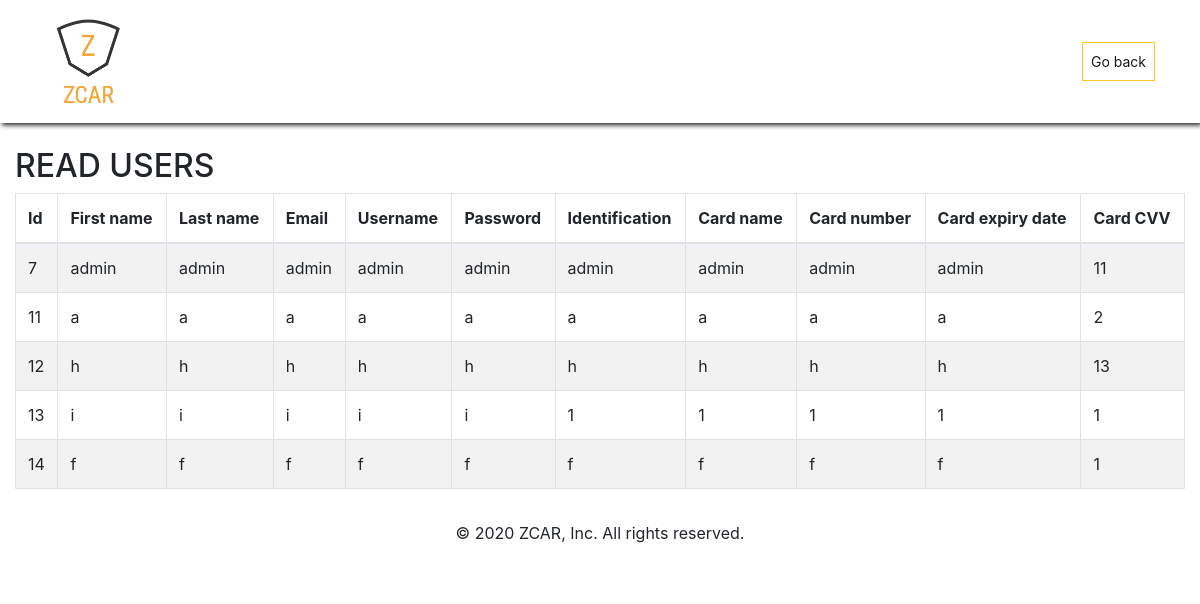
The app's page /crud-read-users.php with its own data.
### tables this page shows
CREATE TABLE `users` (
  `id` int NOT NULL,
  `first_name` varchar(200) NOT NULL,
  `last_name` varchar(200) NOT NULL,
  `email` varchar(200) NOT NULL,
  `username` varchar(200) NOT NULL,
  `password` varchar(200) NOT NULL,
  `identification` varchar(200) NOT NULL,
  `card_name` varchar(200) NOT NULL,
  `card_number` varchar(200) NOT NULL,
  `card_expiry_date` varchar(5) NOT NULL,
  `card_cvv` int NOT NULL
);

### html/crud-read-users.php (the view, shortened to what this page needs)
<!DOCTYPE html>
<html lang="en">
<head>
	<link rel="stylesheet" href="https://stackpath.bootstrapcdn.com/bootstrap/4.1.1/css/bootstrap.min.css"
>
	<link rel="stylesheet" href="https://use.fontawesome.com/releases/v5.0.13/css/all.css"
>
	<link rel="stylesheet" href="main.css">
</head>
<body>
    <nav class="navbar navbar-expand-sm navbar-light">
      <div class="container">
        <a class="navbar-brand" href="/">
          <img src="img/logo.png" style="width: 50%;">
        </a>
        <div class="collapse navbar-collapse" id="navbarNav">
          <ul class="navbar-nav ml-auto">
            <li class="nav-item ">
              <a class="nav-link btn btn-outline-warning btn-sm" href="crud.php">Go back</a>
            </li>
          </ul>
        </div>
      </div>
    </nav>
    <div class="wrapper">
        <div class="container-fluid">
            <div class="row">
                <div class="col-md-12">
                    <div class="page-header clearfix">
                        <br><h2 class="pull-left">READ USERS</h2>
                    </div>
                    <?php
                    require_once "db.php";
                    $sql = "SELECT * FROM users";
                    if($result = mysqli_query($conn, $sql)){
                        if(mysqli_num_rows($result) > 0){
                            echo "<table class='table table-bordered table-striped'>";
                                echo "<thead>";
                                    echo "<tr>";
                                        echo "<th>Id</th>";
                                        echo "<th>First name</th>";
                                        echo "<th>Last name</th>";
                                        echo "<th>Email</th>";
                                        echo "<th>Username</th>";
                                        echo "<th>Password</th>";
                                        echo "<th>Identification</th>";
                                        echo "<th>Card name</th>";
                                        echo "<th>Card number</th>";
                                        echo "<th>Card expiry date</th>";
                                        echo "<th>Card CVV</th>";
                                    echo "</tr>";
                                echo "</thead>";
                                echo "<tbody>";
                                while($row = mysqli_fetch_array($result)){
                                    echo "<tr>";
                                        echo "<td>" . $row['id'] . "</td>";
                                        echo "<td>" . $row['first_name'] . "</td>";
                                        echo "<td>" . $row['last_name'] . "</td>";
                                        echo "<td>" . $row['email'] . "</td>";
                                        echo "<td>" . $row['username'] . "</td>";
                                        echo "<td>" . $row['password'] . "</td>";
                                        echo "<td>" . $row['identification'] . "</td>";
                                        echo "<td>" . $row['card_name'] . "</td>";
                                        echo "<td>" . $row['card_number'] . "</td>";
                                        echo "<td>" . $row['card_expiry_date'] . "</td>";
                                        echo "<td>" . $row['card_cvv'] . "</td>";
                                    echo "</tr>";
                                }
                                echo "</tbody>";
                            echo "</table>";
                        } else{
                            echo "<p class='lead'><em>No records were found.</em></p>";
                        }
                    } else{
                        echo "ERROR: Could not able to execute $sql. " . mysqli_error($conn);
                    }
                    ?>
                </div>
            </div>
        </div>
    </div>
    <footer>
      <div class="container p-3">
        <div class="row text-center text-black">
          <div class="col ml-auto">
            <p> &copy 2020 ZCAR, Inc. All rights reserved.</p>
          </div>
        </div>
      </div>
    </footer>
  </body>
</html>

### html/main.css (style rules this page uses)
.navbar { box-shadow: 2px 2px 5px #000; opacity: 0.9; }
.navbar .nav-item .nav-link { color: rgb(0, 0, 0); }
.form-control, .btn { border-radius: 0; }
.team, footer { background: #ffffff; }

### records on screen
users: id "7", first_name "admin", last_name "admin", email "admin", username "admin", password "admin", identification "admin", card_name "admin", card_number "admin", card_expiry_date "admin", card_cvv "11"
users: id "11", first_name "a", last_name "a", email "a", username "a", password "a", identification "a", card_name "a", card_number "a", card_expiry_date "a", card_cvv "2"
users: id "12", first_name "h", last_name "h", email "h", username "h", password "h", identification "h", card_name "h", card_number "h", card_expiry_date "h", card_cvv "13"
users: id "13", first_name "i", last_name "i", email "i", username "i", password "i", identification "1", card_name "1", card_number "1", card_expiry_date "1", card_cvv "1"
users: id "14", first_name "f", last_name "f", email "f", username "f", password "f", identification "f", card_name "f", card_number "f", card_expiry_date "f", card_cvv "1"
